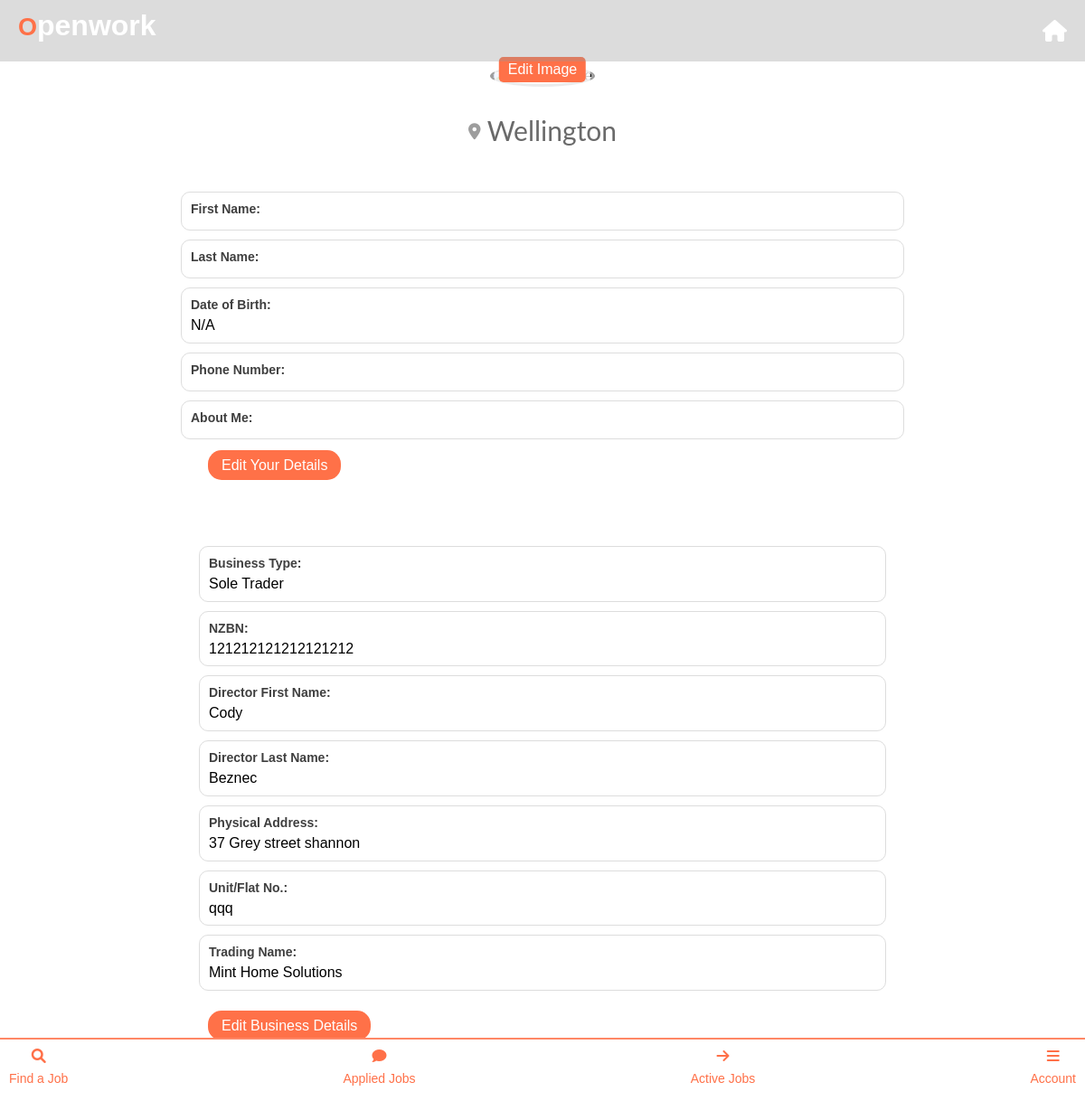
Page /profile/labourer (signed in) on the committed database.
### app.py (models this page shows)
class User(UserMixin, db.Model):
    id = db.Column(db.Integer, primary_key=True)
    user_type = db.Column(db.String(20), nullable=False, default='labourer')
    location = db.Column(db.String(100), nullable=False)
    email = db.Column(db.String(100), unique=True, nullable=False)
    password = db.Column(db.String(100), nullable=False)
    first_name = db.Column(db.String(50), nullable=True)  # Initially nullable
    last_name = db.Column(db.String(50), nullable=True)   # Initially nullable
    jobs_completed = db.Column(db.Integer, default=0)
    business_profile = db.relationship('BusinessProfile', backref='user', uselist=False)
    profile_image = db.relationship('UserProfileImage', backref='user', uselist=False)
    labourer_profile = db.relationship('LabourerProfile', backref='user', uselist=False)
    company_details = db.relationship('CompanyDetails', uselist=False)

class CompanyDetails(db.Model):
    id = db.Column(db.Integer, primary_key=True)
    user_id = db.Column(db.Integer, db.ForeignKey('user.id'), unique=True, nullable=False)
    business_type = db.Column(db.String(100), nullable=False)
    nzbn = db.Column(db.String(100))
    director_first_name = db.Column(db.String(50), nullable=False)
    director_last_name = db.Column(db.String(50), nullable=False)
    physical_address = db.Column(db.String(100), nullable=False)
    unit_no = db.Column(db.String(10))
    trading_name = db.Column(db.String(100), nullable=False)

### app.py (the view, shortened to what this page needs)
@app.route('/profile/labourer', methods=['GET', 'POST'])
@login_required
def labourer_image():
    if current_user.profile_image is None:
        default_image_filename = 'orange.png'
        current_user.profile_image = UserProfileImage(user_id=current_user.id, filename=default_image_filename)
        db.session.add(current_user.profile_image)
        db.session.commit()
    return render_template('labourer_profile.html')

### app.py (called while the page is built)
@login_manager.user_loader
def load_user(user_id):
    return User.query.get(int(user_id))  # Load a user by ID

### templates/labourer_profile.html (shortened to what this page needs)
<!DOCTYPE html>
<html lang="en">
<head>
</head>
</head>
<body>
  {% extends 'base_labour.html' %}
  {% block content %}
<div class="profile-pic-container">
  <div class="profile-pic-wrapper">
  </div>
  <div class="profile-pic-overlay">
    <form id="profile-image-form" action="{{ url_for('labourer_image') }}" method="POST" enctype="multipart/form-data">
      <label for="profile-image-upload" class="edit-pic-button">Edit Image</label>
    </form>
  </div>
</div>
  <div class="user-location">
    <p><i class="fas fa-map-marker-alt"></i> {{ current_user.location }}</p>
  </div>
  <div class="user-info-container">
       <div class="info-item">
        <strong>First Name:</strong>
      </div>
      <div class="info-item">
        <strong>Last Name:</strong>
      </div>
      <div class="info-item">
        {% if current_user.labourer_profile.date_of_birth %}
        <strong>Date of Birth:</strong>
        <span>{{ current_user.labourer_profile.date_of_birth.strftime('%d-%m-%Y') }}</span>
        {% else %}
        <strong>Date of Birth:</strong>
        <span>N/A</span>
        {% endif %}
      </div>
      <div class="info-item">
        <strong>Phone Number:</strong>
      </div>
      <div class="info-item">
        <strong>About Me:</strong>
      </div>
      <div class="edit-button">
      <a href="{{ url_for('edit_labourer_profile') }}" class="profile-link">Edit Your Details</a>
    </div>
  </div>
  <div class="company-info-container">
    <div class="company-info">
      <div class="info-item">
        <strong>Business Type:</strong>
        <span>{{ current_user.company_details.business_type }}</span>
      </div>
      <div class="info-item">
        <strong>NZBN:</strong>
        <span>{{ current_user.company_details.nzbn }}</span>
      </div>
      <div class="info-item">
        <strong>Director First Name:</strong>
        <span>{{ current_user.company_details.director_first_name }}</span>
      </div>
      <div class="info-item">
        <strong>Director Last Name:</strong>
        <span>{{ current_user.company_details.director_last_name }}</span>
      </div>
      <div class="info-item">
        <strong>Physical Address:</strong>
        <span>{{ current_user.company_details.physical_address }}</span>
      </div>
      <div class="info-item">
        <strong>Unit/Flat No.:</strong>
        <span>{{ current_user.company_details.unit_no }}</span>
      </div>
      <div class="info-item">
        <strong>Trading Name:</strong>
        <span>{{ current_user.company_details.trading_name }}</span>
      </div>
    </div>
    <div class="edit-company-details-button">
      <a href="{{ url_for('edit_tradesman_profile') }}" class="profile-link">Edit Business Details</a>
    </div>
  </div>
  <br>
  <br>
  <br>
  {% endblock %}

### templates/labourer_profile.html (style rules this page uses)
body { font-family: 'Lucida Sans', 'Lucida Sans Regular', 'Lucida Grande', 'Lucida Sans Unicode', Geneva, Verdana, sans-serif; background-color: #ffffff; margin: 0; padding: 0; }
.profile-link { color: #fff; background-color: #ff7148; border-radius: 15px; padding: 8px 15px; text-decoration: none; }
.profile-pic-container { position: relative; display: block; align-items: center; justify-content: center; text-align: center; }
.profile-pic-overlay { position: absolute; bottom: 0; left: 50%; transform: translateX(-50%); background-color: rgba(255, 255, 255, 0.8); border-top-left-radius: 10px; border-top-right-radius: 10px; padding: 5px; }
.edit-pic-button { background-color: #ff7148; color: white; border: none; padding: 5px 10px; cursor: pointer; border-radius: 5px; display: inline-block; }
.user-info-container { max-width: 800px; margin: 0 auto; padding: 20px; background-color: #ffffff; border-top: 12x solid #ddd; text-align: left; }
.user-info-container .info-item { border: 1px solid #ddd; border-radius: 10px; padding: 10px; margin-bottom: 10px; }
.user-info-container .info-item strong { color: #3f3f3f; display: block; font-size: 14px; font-weight: bold; margin-bottom: 5px; }
.user-info-container .info-item span { font-size: 16px; vertical-align: middle; }
.company-info-container { max-width: 800px; margin: 20px auto; background-color: #ffffff; border: 13x solid #ddd; text-align: left; }
.company-info { padding: 20px; }
.edit-company-details-button { margin-left: 30px; }
.company-info-container .info-item { border: 1px solid #ddd; border-radius: 10px; padding: 10px; margin-bottom: 10px; }
.company-info-container .info-item strong { color: #3f3f3f; display: block; font-size: 14px; font-weight: bold; margin-bottom: 5px; }
.company-info-container .info-item span { font-size: 16px; vertical-align: middle; }
.edit-button { margin-left: 30px; margin-top: 20px; margin-bottom: 20px; }
.user-location { text-align: center; font-family: 'Lato', sans-serif; font-size: 30px; color: #3f3f3fc6; }
.user-location .fa-map-marker-alt { font-size: 18px; vertical-align: 25%; color: #3f3f3f82; }

### rows in the picture
User: location "Wellington"
CompanyDetails: company_details.business_type "Sole Trader", company_details.nzbn "121212121212121212", company_details.director_first_name "Cody", company_details.director_last_name "Beznec", company_details.physical_address "37 Grey street shannon", company_details.unit_no "qqq", company_details.trading_name "Mint Home Solutions"
